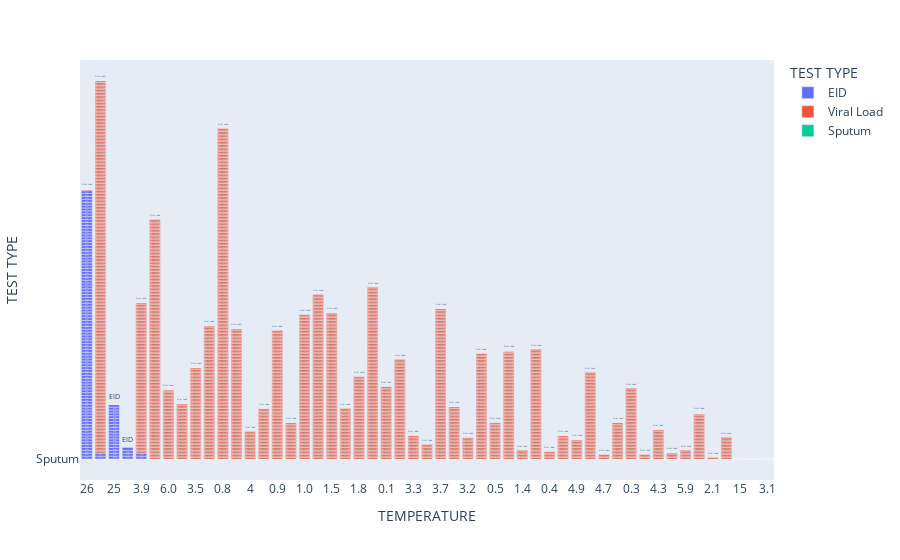

Here is the notebook cell this chart was saved with:
### Code cell
fig=px.bar(df,x="TEMPERATURE",y="TEST TYPE",text_auto=True,color="TEST TYPE")
fig.show()

### Figure 1 — Plotly figure (JSON) as saved in the notebook; plotly's stock layout.template omitted (floating-point values rounded to 4 significant figures; data arrays with more than 128 entries replaced by an {"elided": "..."} marker saying what was removed)
{"data": [{"alignmentgroup": "True", "hovertemplate": "TEST TYPE=%{y}<br>TEMPERATURE=%{x}<extra></extra>", "legendgroup": "EID", "marker": {"color": "#636efa", "pattern": {"shape": ""}}, "name": "EID", "offsetgroup": "EID", "orientation": "v", "showlegend": true, "textposition": "auto", "texttemplate": "%{y}", "type": "bar", "x": ["26", "26", "26", "26", "4.0", "26", "26", "4.0", "25", "25", "26", "25", "26", "26", "26", "26", "25", "25", "25", "25", "24", "25", "25", "26", "26", "26", "26", "26", "26", "26", "26", "26", "26", "26", "25", "26", "25", "26", "26", "25", "26", "26", "26", "26", "26", "24", "24", "26", "26", "25", "26", "26", "26", "26", "26", "26", "26", "26", "26", "26", "26", "26", "26", "26", "26", "26", "26", "26", "26", "26", "26", "26", "25", "26", "26", "26", "26", "25", "26", "24", "26", "26", "26", "26", "26", "26", "26", "26", "26", "26", "26", "26", "26", "26", "26", "26", "25", "25", "25", "26", "26", "26", "25", "26", "26", "26", "26", "26", "3.9", "26", "26", "26", "26", "26", "26", "26", "3.9", "26", "26", "26"], "xaxis": "x", "y": ["EID", "EID", "EID", "EID", "EID", "EID", "EID", "EID", "EID", "EID", "EID", "EID", "EID", "EID", "EID", "EID", "EID", "EID", "EID", "EID", "EID", "EID", "EID", "EID", "EID", "EID", "EID", "EID", "EID", "EID", "EID", "EID", "EID", "EID", "EID", "EID", "EID", "EID", "EID", "EID", "EID", "EID", "EID", "EID", "EID", "EID", "EID", "EID", "EID", "EID", "EID", "EID", "EID", "EID", "EID", "EID", "EID", "EID", "EID", "EID", "EID", "EID", "EID", "EID", "EID", "EID", "EID", "EID", "EID", "EID", "EID", "EID", "EID", "EID", "EID", "EID", "EID", "EID", "EID", "EID", "EID", "EID", "EID", "EID", "EID", "EID", "EID", "EID", "EID", "EID", "EID", "EID", "EID", "EID", "EID", "EID", "EID", "EID", "EID", "EID", "EID", "EID", "EID", "EID", "EID", "EID", "EID", "EID", "EID", "EID", "EID", "EID", "EID", "EID", "EID", "EID", "EID", "EID", "EID", "EID"], "yaxis": "y"}, {"alignmentgroup": "True", "hovertemplate": "TEST TYPE=%{y}<br>TEMPERATURE=%{x}<extra></extra>", "legendgroup": "Viral Load", "marker": {"color": "#EF553B", "pattern": {"shape": ""}}, "name": "Viral Load", "offsetgroup": "Viral Load", "orientation": "v", "showlegend": true, "textposition": "auto", "texttemplate": "%{y}", "type": "bar", "x": {"elided": "2590 str values"}, "xaxis": "x", "y": {"elided": "2590 str values"}, "yaxis": "y"}, {"alignmentgroup": "True", "hovertemplate": "TEST TYPE=%{y}<br>TEMPERATURE=%{x}<extra></extra>", "legendgroup": "Sputum", "marker": {"color": "#00cc96", "pattern": {"shape": ""}}, "name": "Sputum", "offsetgroup": "Sputum", "orientation": "v", "showlegend": true, "textposition": "auto", "texttemplate": "%{y}", "type": "bar", "x": ["4.2", "3.4", "25", "15", "26", "26", "15", "3", "3", "3", "3", "3", "3", "3", "3", "3", "3", "3", "3", "3", "3", "3", "3", "3", "3", "3", "3", "3", "3", "3", "3", "3", "3", "3", "3", "3", "3", "3", "3", "3", "8:10AM", "15", "15", "15", "15", "15", "15", "15", "26", "26", "6.0", "6.0", "25", "25", "25", "3.1", "3.1", "3", "3.1", "3", "3", "3", "3", "3", "15", "15", "26", "3.4", "15", "26", "3.4", "3.4", "26", "3.2", "15", "26", "26"], "xaxis": "x", "y": ["Sputum", "Sputum", "Sputum", "Sputum", "Sputum", "Sputum", "Sputum", "Sputum", "Sputum", "Sputum", "Sputum", "Sputum", "Sputum", "Sputum", "Sputum", "Sputum", "Sputum", "Sputum", "Sputum", "Sputum", "Sputum", "Sputum", "Sputum", "Sputum", "Sputum", "Sputum", "Sputum", "Sputum", "Sputum", "Sputum", "Sputum", "Sputum", "Sputum", "Sputum", "Sputum", "Sputum", "Sputum", "Sputum", "Sputum", "Sputum", "Sputum", "Sputum", "Sputum", "Sputum", "Sputum", "Sputum", "Sputum", "Sputum", "Sputum", "Sputum", "Sputum", "Sputum", "Sputum", "Sputum", "Sputum", "Sputum", "Sputum", "Sputum", "Sputum", "Sputum", "Sputum", "Sputum", "Sputum", "Sputum", "Sputum", "Sputum", "Sputum", "Sputum", "Sputum", "Sputum", "Sputum", "Sputum", "Sputum", "Sputum", "Sputum", "Sputum", "Sputum"], "yaxis": "y"}], "layout": {"barmode": "relative", "legend": {"title": {"text": "TEST TYPE"}, "tracegroupgap": 0}, "margin": {"t": 60}, "xaxis": {"anchor": "y", "domain": [0, 1], "title": {"text": "TEMPERATURE"}}, "yaxis": {"anchor": "x", "categoryarray": ["Sputum", "Viral Load", "EID"], "categoryorder": "array", "domain": [0, 1], "title": {"text": "TEST TYPE"}}}}
